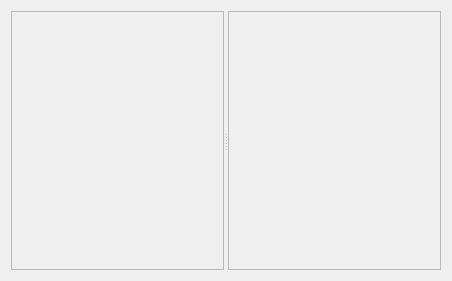
<?xml version="1.0" encoding="UTF-8"?>
<ui version="4.0">
 <class>Dialog</class>
 <widget class="QDialog" name="Dialog">
  <property name="geometry">
   <rect>
    <x>0</x>
    <y>0</y>
    <width>452</width>
    <height>281</height>
   </rect>
  </property>
  <property name="windowTitle">
   <string>Dialog</string>
  </property>
  <layout class="QHBoxLayout" name="horizontalLayout">
   <item>
    <widget class="QSplitter" name="splitter">
     <property name="orientation">
      <enum>Qt::Horizontal</enum>
     </property>
     <widget class="QFrame" name="frame">
      <property name="frameShape">
       <enum>QFrame::StyledPanel</enum>
      </property>
      <property name="frameShadow">
       <enum>QFrame::Raised</enum>
      </property>
      <layout class="QVBoxLayout" name="verticalLayout"/>
     </widget>
     <widget class="QFrame" name="frame_2">
      <property name="frameShape">
       <enum>QFrame::StyledPanel</enum>
      </property>
      <property name="frameShadow">
       <enum>QFrame::Raised</enum>
      </property>
      <layout class="QVBoxLayout" name="verticalLayout_2"/>
     </widget>
    </widget>
   </item>
  </layout>
 </widget>
 <resources/>
 <connections/>
</ui>
